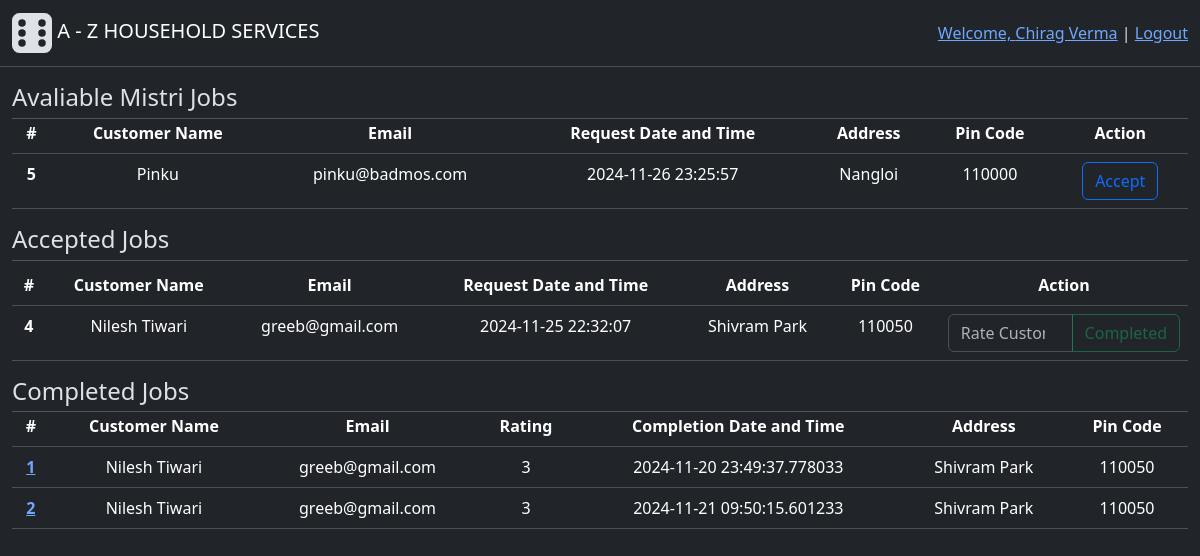
The page /professional (signed in) on the database its author committed.
### backend/modals.py (models this page shows, shortened)
class User(db.Model, UserMixin):
    id = db.Column(db.Integer(), primary_key=True)
    email = db.Column(db.String(60), unique=True, nullable=False)
    password = db.Column(db.String(), nullable=False)
    role = db.Column(db.Integer(), nullable=False, default=1) # 0-Admin, 1-Customer, 2-Professional
    name = db.Column(db.String(30), nullable=False)
    address = db.Column(db.String(100), nullable=False)
    pincode = db.Column(db.Integer(), nullable=False)
    status = db.Column(db.Integer(), nullable=False, default=1) # 0-inactive, 1-active
    rating = db.Column(db.Integer(), default=0)
    service_requests = db.relationship("ServiceRequest", cascade="all, delete", backref="customer", lazy=True) # For accessing all the service requests created by a user(customer)
    professional_info = db.relationship("Professional", cascade="all, delete", backref="user", uselist=False) # one to one relation for accessing futher professional info
    def capitalised_name(self):
        return self.name.title()

class Service(db.Model):
    id = db.Column(db.Integer(), primary_key=True)
    name = db.Column(db.String(30),unique=True, nullable=False)
    desc = db.Column(db.String(500), nullable=False)
    time_required = db.Column(db.Integer(), nullable=False) # Time required (in Hrs)
    price = db.Column(db.Float(), nullable=False)
    status = db.Column(db.Integer(), nullable=False, default=1) # 0-inactive, 1-active
    service_requests = db.relationship("ServiceRequest", cascade="all, delete", backref="services", lazy=True) # For accessing all the service requests having common service

class ServiceRequest(db.Model):
    id = db.Column(db.Integer(), primary_key=True)
    service_id = db.Column(db.Integer(), db.ForeignKey("service.id"), nullable=False) # Foreign Key - Service table
    customer_id = db.Column(db.Integer(), db.ForeignKey("user.id"), nullable=False) #Foreign key - from User(Customer) table
    professional_id = db.Column(db.Integer(), db.ForeignKey("professional.id")) # Foreign Key - Professional table, One professional for one job
    start_date = db.Column(db.DateTime(), nullable=False, default=datetime.now().replace(microsecond=0)) # datetime.now():get current time
    end_date = db.Column(db.DateTime())
    status = db.Column(db.Integer(), nullable=False, default=0) # 0-requested, 1-accepted, 2-completed at users-end, 3-completed at professionals-end
    rating = db.Column(db.Integer()) # Mandatory to give ratings for closing the job
    remarks = db.Column(db.String(500))
    professional = db.relationship("Professional", backref="service_requests", lazy=True)

### backend/controllers.py (the view)
@app.route("/professional", methods=["GET", "POST"])
def professional_page():
    service_type_id = current_user.professional_info.service_type # Accessing current user's service type(id)
    requested_service_requests = ServiceRequest.query.filter(ServiceRequest.service_id==service_type_id, ServiceRequest.status==0).all()
    accepted_service_requests = ServiceRequest.query.filter(ServiceRequest.professional_id==current_user.professional_info.id, or_(ServiceRequest.status==1, ServiceRequest.status==2)).all()
    completed_service_requests = ServiceRequest.query.filter(ServiceRequest.professional_id==current_user.professional_info.id, ServiceRequest.status==3).all()
    return render_template("professional_dashboard.html", requested_service_requests=requested_service_requests, accepted_service_requests=accepted_service_requests, completed_service_requests=completed_service_requests)

### app.py (called while the page is built)
def setup_app(): #Initializations
    app = Flask(__name__)
    app.config["SQLALCHEMY_DATABASE_URI"] = "sqlite:///household_services.sqlite3" # Database file name
    app.config["SECRET_KEY"] = "123456"
    db.init_app(app) # Connecting database to flask app
    app.app_context().push() #Direct access to other modules
    login_manager = LoginManager(app) # For manageing user sessions
    login_manager.login_view = "login_page" # Redirect to "login_page" route funtion if some try to access restricted route
    login_manager.login_message_category = "info"
    @login_manager.user_loader
    def load_user(user_id):
        return User.query.get(int(user_id))
    app.debug=True

### templates/professional_dashboard.html (shortened to what this page needs)
{% extends "base.html" %}
{% block content %}
    <div class="main">
         {% include "includes/pro_avaliable_jobs.html" %}
         {% include "includes/pro_accepted_jobs.html" %}
         {% include "includes/pro_completed_jobs.html" %}
    </div>
    <div style="height: 1000px;"></div>
{% endblock %}

### templates/base.html (shortened to what this page needs)
<!doctype html>
<html lang="en" data-bs-theme="dark">
  <head>
    <link href="https://cdn.jsdelivr.net/npm/bootstrap@5.3.3/dist/css/bootstrap.min.css" rel="stylesheet">
    <link href="/static/styles/general.css" rel="stylesheet">
  </head>
  <body>
    <div class="header">
        <nav class="navbar bg-dark border-bottom border-body" data-bs-theme="dark"">
            <div class="container-fluid">
                <a class="navbar-brand" href="{{ url_for('home_page')}}">
                    <img src="/static/image/icons/logo.svg">
                    A - Z HOUSEHOLD SERVICES
                </a>
                {% if current_user.is_authenticated %}
                  <div>
                    <a class="active" href="{{ url_for('user_info') }}">Welcome, {{ current_user.capitalised_name() }}</a>
                    |
                    <a class="active" href="{{ url_for('logout') }}">Logout</a>
                  </div>
                {% else %}
                  <div>
                    <a class="active"  href="{{ url_for('login_page') }}">Login</a>
                    |
                    <a class="active"  href="{{ url_for('professional_signup_page') }}">Register As Professional</a>
                  </div>
                {% endif %}
            </div>
        </nav>
    </div>
    {% block content %}
    {% endblock %}
  </body>
</html>

### templates/includes/pro_avaliable_jobs.html
<h4 style="margin-bottom: -10px;" class="h4 text-start mt-3">Avaliable {{current_user.professional_info.service.name}} Jobs</h4>
<hr style="margin-bottom:  -10px;" class="divider">
{% if requested_service_requests %}
    <table class="table mt-1">
        <thead>
        <tr>
            <th scope="col">#</th>
            <th scope="col">Customer Name</th>
            <th scope="col">Email</th>
            <th scope="col">Request Date and Time</th>
            <th scope="col">Address</th>
            <th scope="col">Pin Code</th>
            <th scope="col">Action</th>
        </tr>
        </thead>
        <tbody>
            {% for requested_service_request in requested_service_requests %}
                <tr>
                    <th scope="row">{{requested_service_request.id}}</th>
                    <td>{{requested_service_request.customer.name}}</td>
                    <td>{{requested_service_request.customer.email}}</td>
                    <td>{{requested_service_request.start_date}}</td>
                    <td>{{requested_service_request.customer.address}}</td>
                    <td>{{requested_service_request.customer.pincode}}</td>
                    <td>
                        <form action="{{ url_for('accept_request', request_id=requested_service_request.id)}}" method="POST">
                            <button type="submit" class="btn btn-outline-primary">Accept</button>
                        </form>
                    </td>
                </tr>
            {% endfor %}
        </tbody>
    </table>
{% else %}
    <div class="h5 mt-3">Currently there are no jobs.</div>
{% endif %}

### templates/includes/pro_accepted_jobs.html
<h4 style="margin-bottom: -10px;" class="h4 text-start mt-3">Accepted Jobs</h4>
<hr style="margin-bottom:  0;" class="divider">
{% if accepted_service_requests %}
    <table class="table mt-1">
        <thead>
        <tr>
            <th scope="col">#</th>
            <th scope="col">Customer Name</th>
            <th scope="col">Email</th>
            <th scope="col">Request Date and Time</th>
            <th scope="col">Address</th>
            <th scope="col">Pin Code</th>
            <th scope="col">Action</th>
        </tr>
        </thead>
        <tbody>
            {% for accepted_service_request in accepted_service_requests %}
                <tr>
                    <th scope="row">{{accepted_service_request.id}}</th>
                    <td>{{accepted_service_request.customer.name}}</td>
                    <td>{{accepted_service_request.customer.email}}</td>
                    <td>{{accepted_service_request.start_date}}</td>
                    <td>{{accepted_service_request.customer.address}}</td>
                    <td>{{accepted_service_request.customer.pincode}}</td>
                    <td>
                        <form action="{{ url_for('service_completed', service_request_id=accepted_service_request.id)}}" method="POST">
                            <div class="input-group">
                                <input style="width: 71px;" type="number" class="form-control" name="rating" placeholder="Rate Customer" min="0", max="5", required>
                                <button type="submit" class="btn btn-outline-success" {{ "disabled" if accepted_service_request.status==1  }} >Completed</button>
                            </div>
                        </form>
                    </td>
                </tr>
            {% endfor %}
        </tbody>
    </table>
{% else %}
    <div class="h5 mt-3">No data avaliable.</div>
{% endif %}

### templates/includes/pro_completed_jobs.html
<h4 style="margin-bottom: -10px;" class="h4 text-start mt-3">Completed Jobs</h4>
<hr style="margin-bottom:  -10px;" class="divider">
{% if completed_service_requests %}
    <table class="table mt-1">
        <thead>
        <tr>
            <th scope="col">#</th>
            <th scope="col">Customer Name</th>
            <th scope="col">Email</th>
            <th scope="col">Rating</th>
            <th scope="col">Completion Date and Time</th>
            <th scope="col">Address</th>
            <th scope="col">Pin Code</th>
        </tr>
        </thead>
        <tbody>
            {% for completed_service_request in completed_service_requests %}
                <tr>
                    <th scope="row">
                        <a href="{{ url_for('service_request_info', id=completed_service_request.id)}}">
                            {{completed_service_request.id}}
                        </a>
                    </th>
                    <td>{{completed_service_request.customer.name}}</td>
                    <td>{{completed_service_request.customer.email}}</td>
                    <td>{{completed_service_request.customer.rating}}</td>
                    <td>{{completed_service_request.end_date}}</td>
                    <td>{{completed_service_request.customer.address}}</td>
                    <td>{{completed_service_request.customer.pincode}}</td>
                </tr>
            {% endfor %}
        </tbody>
    </table>
{% else %}
    <div class="h5 mt-3">No data available.</div>
{% endif %}

### static/styles/general.css (style rules this page uses)
.main { margin: 1%; text-align: center; }

### rows shown on the page
User: capitalised_name "Chirag Verma"
Service: professional_info.service.name "Mistri"
ServiceRequest: id "5", customer.name "Pinku", customer.email "pinku@badmos.com", start_date "2024-11-26 23:25:57", customer.address "Nangloi", customer.pincode "110000"
ServiceRequest: id "4", customer.name "Nilesh Tiwari", customer.email "greeb@gmail.com", start_date "2024-11-25 22:32:07", customer.address "Shivram Park", customer.pincode "110050"
ServiceRequest: id "1", customer.name "Nilesh Tiwari", customer.email "greeb@gmail.com", customer.rating "3", end_date "2024-11-20 23:49:37.778033", customer.address "Shivram Park", customer.pincode "110050"
ServiceRequest: id "2", customer.name "Nilesh Tiwari", customer.email "greeb@gmail.com", customer.rating "3", end_date "2024-11-21 09:50:15.601233", customer.address "Shivram Park", customer.pincode "110050"
